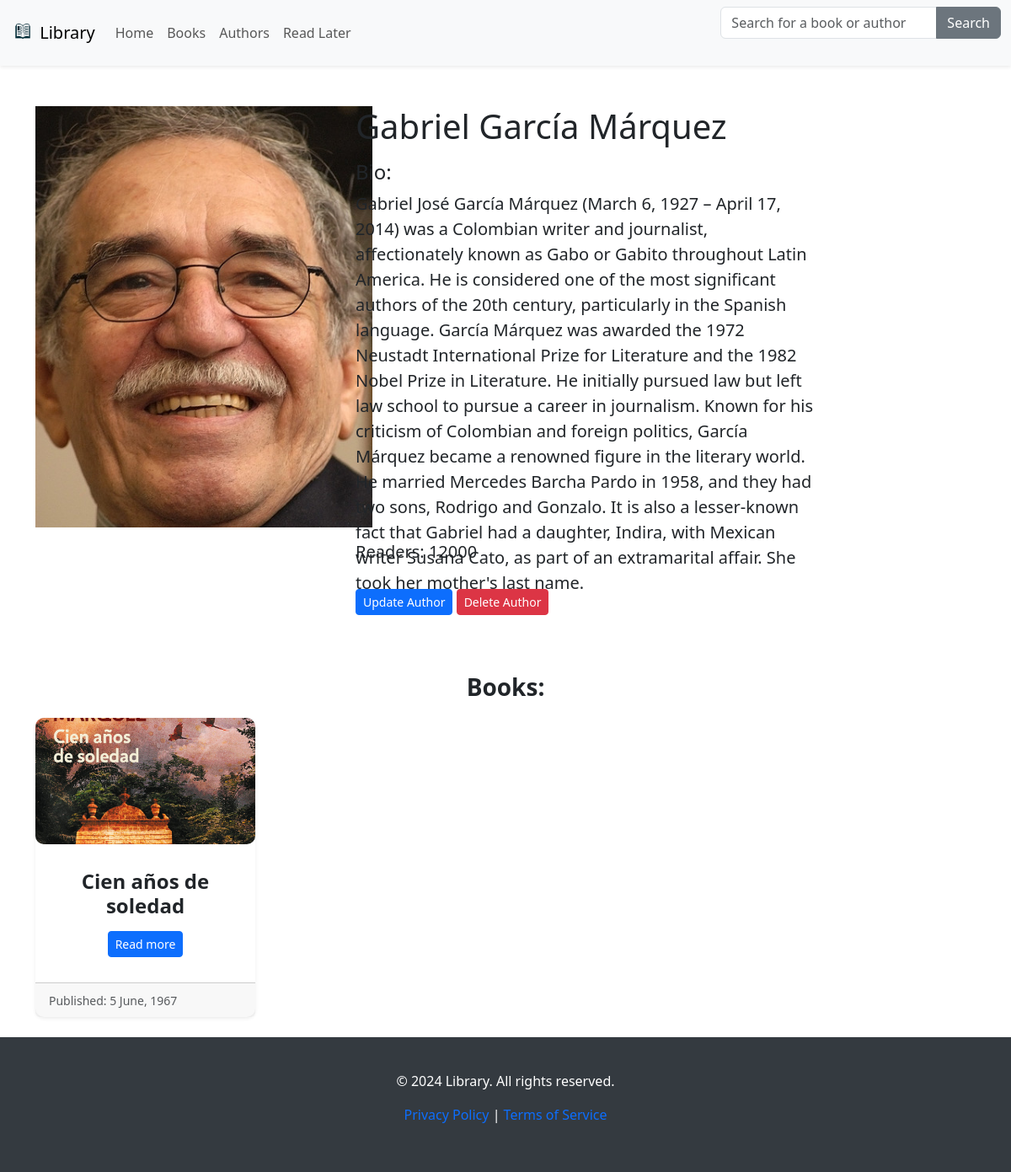
Page /authors/3/ on the committed database.
### books/models.py (models this page shows, shortened)
class Author(models.Model):
    name = models.CharField(max_length=255)
    bio = models.TextField()
    image = models.ImageField(upload_to='authors/images/',blank=True, null=True)
    readers = models.PositiveIntegerField(default=1, validators=[MinValueValidator(1)])

class Book(models.Model):
    title = models.CharField(max_length=250)
    image = models.ImageField(upload_to='books/images/', blank=True, null=True)
    description = models.TextField()
    price = models.DecimalField(max_digits=10, decimal_places=2)
    publication_date = models.DateField()
    rating = models.IntegerField(validators=[MinValueValidator(0), MaxValueValidator(10)])
    authors = models.ManyToManyField(Author)

### books/views.py (the view)
# urls.py: path("authors/<int:pk>/", views.DetailAuthor.as_view(), name="authors_detail"),
class DetailAuthor(DetailView):
    template_name = "authors/author_detail.html"
    model = Author
    def get_context_data(self, **kwargs):
        context = super().get_context_data(**kwargs)
        context["books_by_author"] = Book.objects.filter(authors=self.object)
        return context

### books/templates/authors/author_detail.html (shortened to what this page needs)
{% extends "books/base.html" %} {% load static %} {% block content %}
<link rel="stylesheet" href="{% static 'authors/style.css' %}" />
<div class="container mt-5">
  {% if author.image %}
  <div class="row">
    <div class="col-md-4">
      <img
        src="{{ author.image.url }}"
        class="card-img-top"
        alt="{{ author.name }}"
        style="max-height: 500px; width: 400px; object-fit: cover"
      />
    </div>
    <div class="col-md-6">
      <h1 class="mb-3">{{ author.name }}</h1>
      <h4>Bio:</h4>
      <p class="fs-5" style="height: 400px">{{ author.bio }}</p>
      <h5>Readers: {{ author.readers }}</h5>
      <a class="btn btn-primary btn-sm mb-3 mt-4" href="{% url "book:updateAuthor" author.id %}">Update Author</a>
      <a class="btn btn-danger btn-sm mb-3 mt-4" href="{% url "book:deleteAuthor" author.id %}">Delete Author</a>
    </div>
  </div>
  {% endif %}
  <p class="fw-bold fs-3 text-center mt-5">Books:</p>
    <div class="row">
      {% if books_by_author %}
      {% for book in books_by_author %}
      <div class="col-lg-3 col-md-6 mb-4">
      <div class="card h-100 shadow-sm">
        <a href="{% url 'book:detail' book.id %}"><img src="{% if book.image %}{{ book.image.url }}{% else %}{% static "books/default.jpg" %}{% endif %}" class="card-img-top" alt="{{ book.title }}" style="height: 150px; object-fit: cover" /></a>
          <div class="card-body d-flex flex-column align-items-center text-center">
            <h5 class="card-title">{{ book.title }}</h5>
            <a
              href="{% url 'book:detail' book.id %}"
              class="btn btn-primary btn-sm mt-2"
              >Read more</a
            >
          </div>
        <div class="card-footer text-muted">
          <small>Published: {{ book.publication_date|date:"j F, Y" }}</small>
        </div>
      </div>
    </div>
      {% endfor %}
      {% else %}
      <h4 class="text-center text-danger">No books found.</h4>
      {% endif %}
    </div>
</div>
{% endblock %}

### books/static/books/style.css (style rules this page uses)
.card { border: none; border-radius: 10px; box-shadow: 0 4px 6px rgba(0, 0, 0, 0.1); }
.card-body { padding: 30px; }
.card img { border-radius: 10px; }
.card-title { font-size: 1.5rem; font-weight: bold; }

### rows in the picture
Author: image (picture), name "Gabriel García Márquez", bio "Gabriel José García Márquez (March 6, 1927 – April 17, 2014) was a Colombian writer and journalist, affectionately known as Gabo or Gabito throughout Latin America. He is considered one of the most significant authors of the 20th century, particularly in the Spanish language. García Márquez was awarded the 1972 Neustadt International Prize for Literature and the 1982 Nobel Prize in Literature. He initially pursued law but left law school to pursue a career in journalism. Known for his criticism of Colombian and foreign politics, García Márquez became a renowned figure in the literary world. He married Mercedes Barcha Pardo in 1958, and they had two sons, Rodrigo and Gonzalo. It is also a…", readers "12000"
Book: image (picture), title "Cien años de soledad", publication_date "5 June, 1967"
